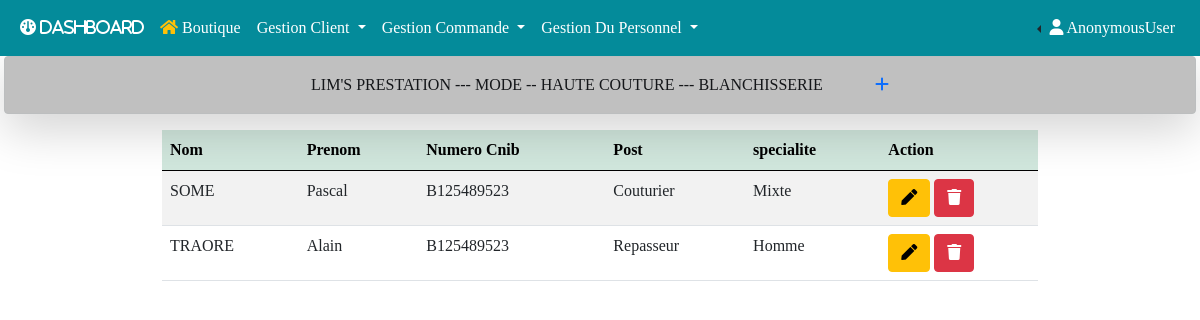
Page /personnel on the committed database.
### gestion/models.py (models this page shows, shortened)
class Couturier(models.Model):
    SPECIALITE = (
        ('Femme', 'Femme'),
        ('Homme', 'Homme'),
        ('Mixte', 'Mixte'),
    )
    nom = models.CharField(max_length=100, null=True)
    prenom = models.CharField(max_length=100, null=True)
    num_cnib = models.CharField(max_length=100, null=True)
    post = models.ForeignKey(Post, null=True, blank=True, on_delete=models.CASCADE)
    specialite = models.CharField(max_length=100, null=True, blank=True, choices=SPECIALITE)
    created_at = models.DateTimeField(auto_now_add=True)
    modified_at = models.DateTimeField(auto_now_add=True)

class Post(models.Model):
    libelle = models.CharField(max_length=100, null=True, blank=True)
    created_at = models.DateTimeField(auto_now_add=True)
    modified_at = models.DateTimeField(auto_now_add=True)
    def __str__(self):
        return self.libelle

### gestion/views.py (the view)
# urls.py: path('personnel', views.personnel, name='personnel'),
def personnel(request):
    couturiers = Couturier.objects.all()
    context={"couturiers":couturiers}
    return render(request, 'gestion/personnel/personnel.html', context)

### gestion/templates/gestion/personnel/personnel.html (shortened to what this page needs)
{% extends 'base.html' %}
{% block add %}
<a href="{% url 'add_personnel' %}" title="Ajouter un personnel">
  <i class="fa-solid fa-plus ms-5"></i>
<a/>
{% endblock add %}
{% block main %}
<div class="container w-75">
    <table id="example" class="table table-striped" style="width:100%">
        <thead class="table-success">
            <tr>
                <th>Nom</th>
                <th>Prenom</th>
                <th>Numero Cnib</th>
                <th>Post</th>
                <th>specialite</th>
                <th style="width: 18%;">Action</th>
            </tr>
        </thead>
        <tbody>
            {% for couturier in couturiers %}
            <tr>
                <td>{{couturier.nom}}</td>
                <td>{{couturier.prenom}}</td>
                <td>{{couturier.num_cnib}}</td>
                <td>{{couturier.post}}</td>
                {% if couturier.specialite %}
                <td>{{couturier.specialite}}</td>
                {% else %}
                <td></td>
                {% endif %}
                <td>
                    <a href="{% url 'edit_personnel' couturier.id %}" type="button" class="btn btn-warning" title="Edit Couturier">
                        <i class="fas fa-pen"></i>
                    </a>
                    <a href="{% url 'delete_personnel' couturier.id %}" type="button" class="btn btn-danger" title="Delete Couturier">
                        <i class="fas fa-trash"></i>
                    </a>
                </td>
            </tr>
            {% endfor %}
        </tbody>
    </table>
</div>
{% endblock main %}

### lims/static/css/styles.css (style rules this page uses)
* { padding: 0; margin: 0; box-sizing: border-box; list-style-type: none; text-decoration: none; font-family: "verdana"; }

### rows in the picture
Couturier: nom "SOME", prenom "Pascal", num_cnib "B125489523", post "Couturier", specialite "Mixte"
Couturier: nom "TRAORE", prenom "Alain", num_cnib "B125489523", post "Repasseur", specialite "Homme"

### other values in the picture
{{ request.user }} "AnonymousUser"
